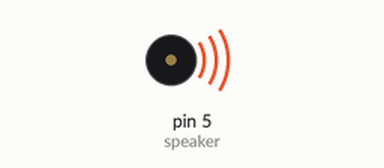
A sketch run on a simulated Arduino Uno, built with avr-gcc and run on an emulated ATmega328P. Shown: buzzer (waves = sounding).

Above: at 0.2 s.
At 5.92 s:
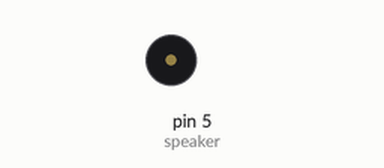
Timing chart, 0 to 6.9 s (numbered marks = the images above):
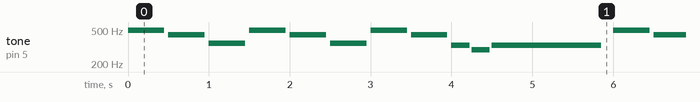

The sketch:

SHPE_MUSIC_BOX.ino
```cpp
//-------------------------------------
/*

Written by: Marlah Garcia - FEB 2026
Edited by:

SHPE GITHUB WRKSP - Arduino music box!

Having copied this code from github, edit it so you can create a song of your own.
If you want more of a challenge, try to add sharps / flats. (Use google to get Hz)
You can also edit the code for the song I put in so it's cleaner.
Edit the time signature! World is your oyster.

LIMITATIONS:
The speaker can only play one note at a time. Melodies only!

QUICK BACKGROUND:
I chose a song in 3/4 time which means there are three notes per measure and the quarter note gets the beat.
Think of the quarter note being the standard.
Standard time is 4/4, which means there are four notes per measure.

*/
//-------------------------------------

// NOTES (C-major scale)
#define LC_NOTE 262
#define D_NOTE 294
#define E_NOTE 330
#define F_NOTE 349
#define G_NOTE 392
#define A_NOTE 440
#define B_NOTE 494
#define HC_NOTE 524 // hz

// Outputs

int speaker = 5; // Speaker pin number

// Note durations (In 120BPM, Standard time [4/4 time])

int eighth_Note = 250;
int quarter_Note = 500;
int half_Note = 1000;
int whole_Note = 2000;

// Pin Modes -------------------------------------
void setup() {

  pinMode(speaker, OUTPUT); // Initializing speaker as an output

}

void loop() { // Song of Healing - Majora's Mask (3/4 time, C-major)

 // measure 1 -- Writing in measures for readability
  playNote(B_NOTE,quarter_Note);
  playNote(A_NOTE,quarter_Note);
  playNote(F_NOTE,quarter_Note);
 // measure 2
  playNote(B_NOTE,quarter_Note);
  playNote(A_NOTE,quarter_Note);
  playNote(F_NOTE,quarter_Note);
 // measure 3
  playNote(B_NOTE,quarter_Note);
  playNote(A_NOTE,quarter_Note);
  playNote(E_NOTE,eighth_Note);
  playNote(D_NOTE,eighth_Note);
 // measure 4
  playNote(E_NOTE,half_Note + quarter_Note);
 // measure 5
  playNote(B_NOTE,quarter_Note);
  playNote(A_NOTE,quarter_Note);
  playNote(F_NOTE,quarter_Note);
 // measure 6
  playNote(B_NOTE,quarter_Note);
  playNote(A_NOTE,quarter_Note);
  playNote(F_NOTE,quarter_Note);
 // measure 7
  playNote(B_NOTE,quarter_Note);
  playNote(A_NOTE,quarter_Note);
  playNote(E_NOTE,eighth_Note);
  playNote(D_NOTE,eighth_Note);
 // measure 8
  playNote(E_NOTE,half_Note + quarter_Note);

}
// Function to make everyone's lives easy --->
// Pause play note and have proper pause between them

void playNote(int note, int duration) { // note name, note length
  float gap_Percent = 0.10;
  int gap = duration * gap_Percent;   // small pause between notes
  int play_Time = duration - gap;     // allows space between notes

  tone(speaker, note, play_Time); // command speaker, play the note, literal amount of time the note is playing for
  delay(play_Time);

  noTone(speaker);
  delay(gap); // end note and small pause
}
```

Measured:
- by itself, tone on pin 5 (speaker): plays 494 Hz for 0.45 s, 440 Hz for 0.45 s, 349 Hz for 0.45 s, 494 Hz for 0.45 s, 440 Hz for 0.45 s, 349 Hz for 0.45 s … (239 notes in this stretch)
